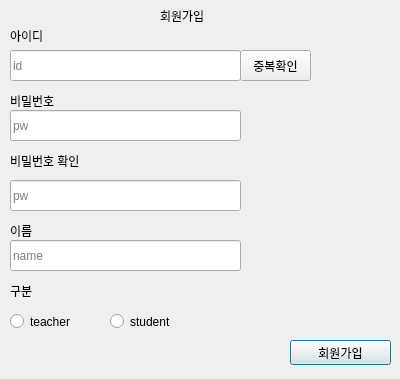
<?xml version="1.0" encoding="UTF-8"?>
<ui version="4.0">
 <class>regit</class>
 <widget class="QDialog" name="regit">
  <property name="geometry">
   <rect>
    <x>0</x>
    <y>0</y>
    <width>400</width>
    <height>379</height>
   </rect>
  </property>
  <property name="windowTitle">
   <string>Dialog</string>
  </property>
  <widget class="QLabel" name="id_label">
   <property name="geometry">
    <rect>
     <x>10</x>
     <y>20</y>
     <width>71</width>
     <height>31</height>
    </rect>
   </property>
   <property name="text">
    <string>아이디</string>
   </property>
  </widget>
  <widget class="QLineEdit" name="idbar">
   <property name="geometry">
    <rect>
     <x>10</x>
     <y>50</y>
     <width>231</width>
     <height>31</height>
    </rect>
   </property>
   <property name="placeholderText">
    <string>id</string>
   </property>
  </widget>
  <widget class="QLabel" name="pw_label">
   <property name="geometry">
    <rect>
     <x>10</x>
     <y>90</y>
     <width>67</width>
     <height>21</height>
    </rect>
   </property>
   <property name="text">
    <string>비밀번호</string>
   </property>
  </widget>
  <widget class="QLineEdit" name="pwbar1">
   <property name="geometry">
    <rect>
     <x>10</x>
     <y>110</y>
     <width>231</width>
     <height>31</height>
    </rect>
   </property>
   <property name="placeholderText">
    <string>pw</string>
   </property>
  </widget>
  <widget class="QLineEdit" name="pwbar2">
   <property name="geometry">
    <rect>
     <x>10</x>
     <y>180</y>
     <width>231</width>
     <height>31</height>
    </rect>
   </property>
   <property name="placeholderText">
    <string>pw</string>
   </property>
  </widget>
  <widget class="QPushButton" name="regit_button">
   <property name="geometry">
    <rect>
     <x>290</x>
     <y>340</y>
     <width>101</width>
     <height>25</height>
    </rect>
   </property>
   <property name="text">
    <string>회원가입</string>
   </property>
  </widget>
  <widget class="QLabel" name="pw_label_2">
   <property name="geometry">
    <rect>
     <x>10</x>
     <y>150</y>
     <width>111</width>
     <height>21</height>
    </rect>
   </property>
   <property name="text">
    <string>비밀번호 확인</string>
   </property>
  </widget>
  <widget class="QLabel" name="regit_label">
   <property name="geometry">
    <rect>
     <x>160</x>
     <y>0</y>
     <width>71</width>
     <height>31</height>
    </rect>
   </property>
   <property name="text">
    <string>회원가입</string>
   </property>
  </widget>
  <widget class="QPushButton" name="id_chk">
   <property name="geometry">
    <rect>
     <x>240</x>
     <y>50</y>
     <width>71</width>
     <height>31</height>
    </rect>
   </property>
   <property name="text">
    <string>중복확인</string>
   </property>
  </widget>
  <widget class="QLineEdit" name="namebar">
   <property name="geometry">
    <rect>
     <x>10</x>
     <y>240</y>
     <width>231</width>
     <height>31</height>
    </rect>
   </property>
   <property name="placeholderText">
    <string>name</string>
   </property>
  </widget>
  <widget class="QLabel" name="pw_label_3">
   <property name="geometry">
    <rect>
     <x>10</x>
     <y>220</y>
     <width>67</width>
     <height>21</height>
    </rect>
   </property>
   <property name="text">
    <string>이름</string>
   </property>
  </widget>
  <widget class="QRadioButton" name="student">
   <property name="geometry">
    <rect>
     <x>110</x>
     <y>310</y>
     <width>112</width>
     <height>23</height>
    </rect>
   </property>
   <property name="text">
    <string>student</string>
   </property>
  </widget>
  <widget class="QRadioButton" name="teacher">
   <property name="geometry">
    <rect>
     <x>10</x>
     <y>310</y>
     <width>112</width>
     <height>23</height>
    </rect>
   </property>
   <property name="text">
    <string>teacher</string>
   </property>
  </widget>
  <widget class="QLabel" name="pw_label_4">
   <property name="geometry">
    <rect>
     <x>10</x>
     <y>280</y>
     <width>67</width>
     <height>21</height>
    </rect>
   </property>
   <property name="text">
    <string>구분</string>
   </property>
  </widget>
 </widget>
 <resources/>
 <connections/>
</ui>
